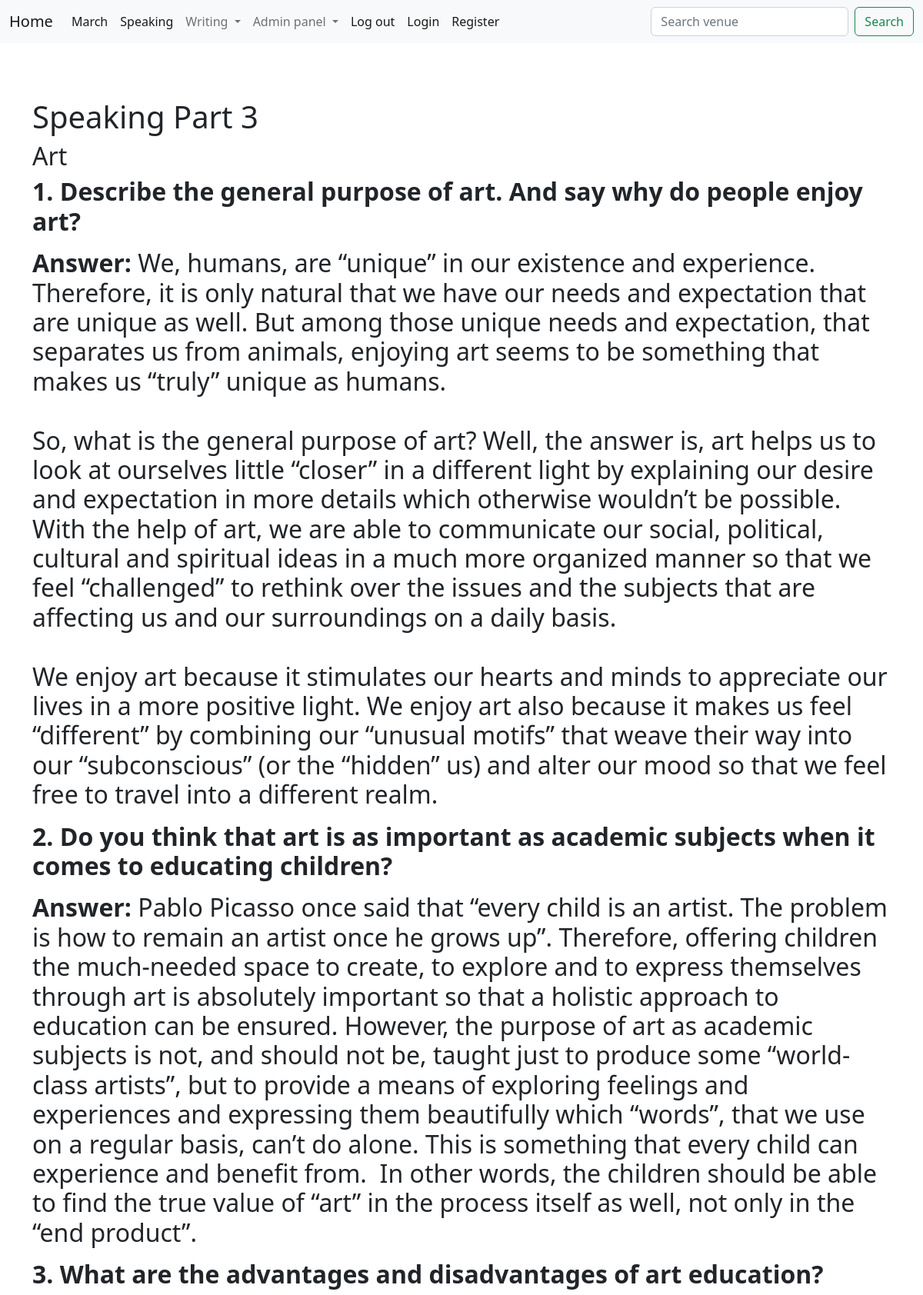
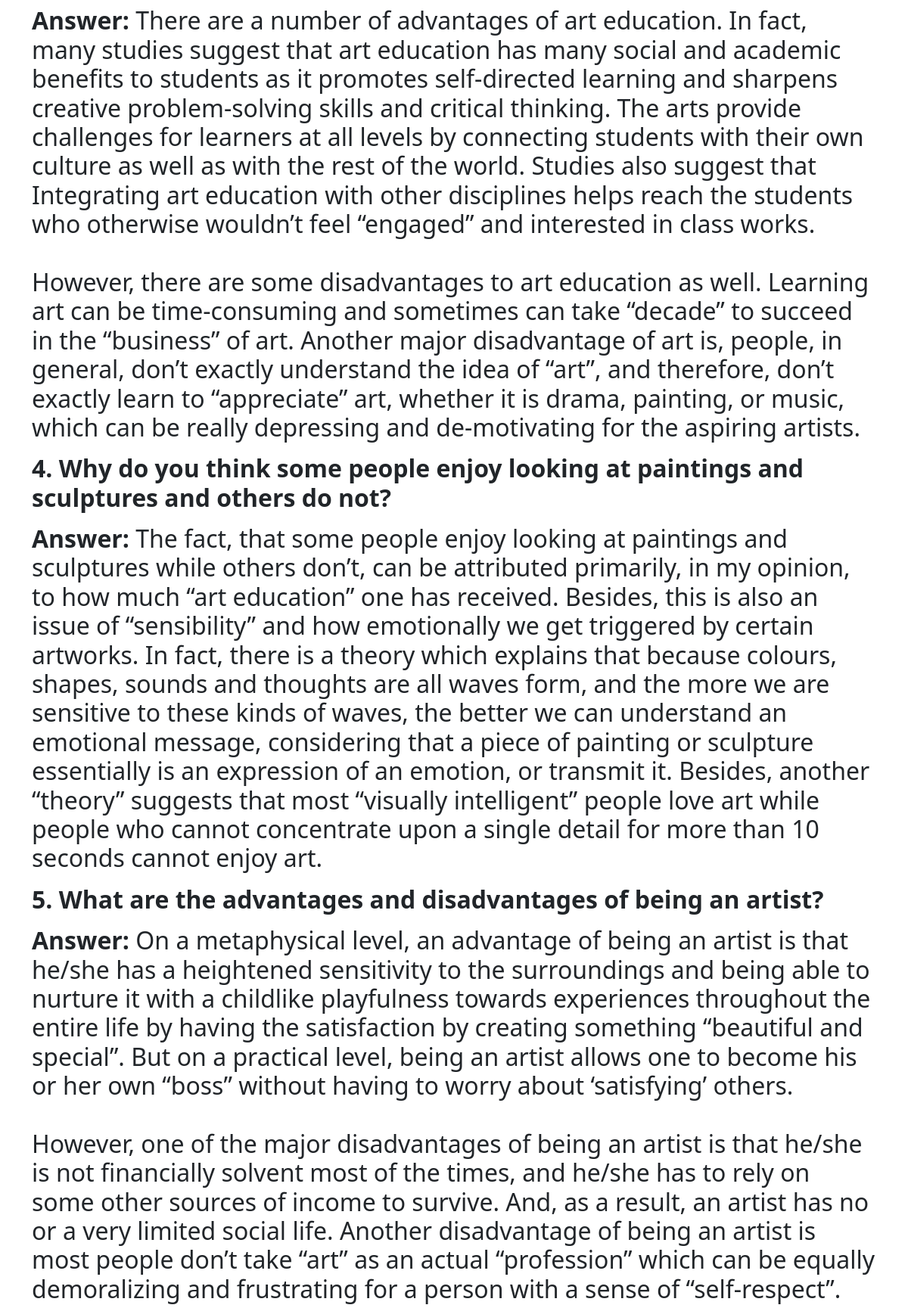
Page /speakingpart3show/1/ (upper part) on the committed database (2 pictures, top to bottom).
### ielts/models.py (models this page shows, shortened)
class SpeakingPartThree(models.Model):
    topic = models.ForeignKey(
        'SpeakingPartThreeTopic',  default="unnamed", on_delete=models.CASCADE)
    text = RichTextField(blank=True, null=True)

class SpeakingPartThreeTopic(models.Model):
    title = models.CharField(max_length=255)
    def __str__(self):
        return (self.title)

### ielts/views.py (the view)
# urls.py: path('speakingpart3show/<int:id>/', part3sample, name='speakingpart3show'),
def part3sample(request, id ):
    part3 = SpeakingPartThree.objects.get(id=id)
    return render(request, 'speaking/part3/sample.html', {"part3": part3,})

### ielts/templates/speaking/part3/sample.html
{% extends "base.html" %}
{% block content %}
<br/>
<br/>
<h1>Speaking Part 3</h1>
<h2>{{part3.topic}}</h2>
<h2>{{part3.text|safe}}</h2>
{% endblock %}

### rows in the picture
SpeakingPartThree: topic "Art", text "1. Describe the general purpose of art. And say why do people enjoy art? Answer: We, humans, are “unique” in our existence and experience. Therefore, it is only natural that we have our needs and expectation that are unique as well. But among those unique needs and expectation, that separates us from animals, enjoying art seems to be something that makes us “truly” unique as humans. So, what is the general purpose of art? Well, the answer is, art helps us to look at ourselves little “closer” in a different light by explaining our desire and expectation in more details which otherwise wouldn’t be possible. With the help of art, we are able to communicate our social, political, cultural and…"
